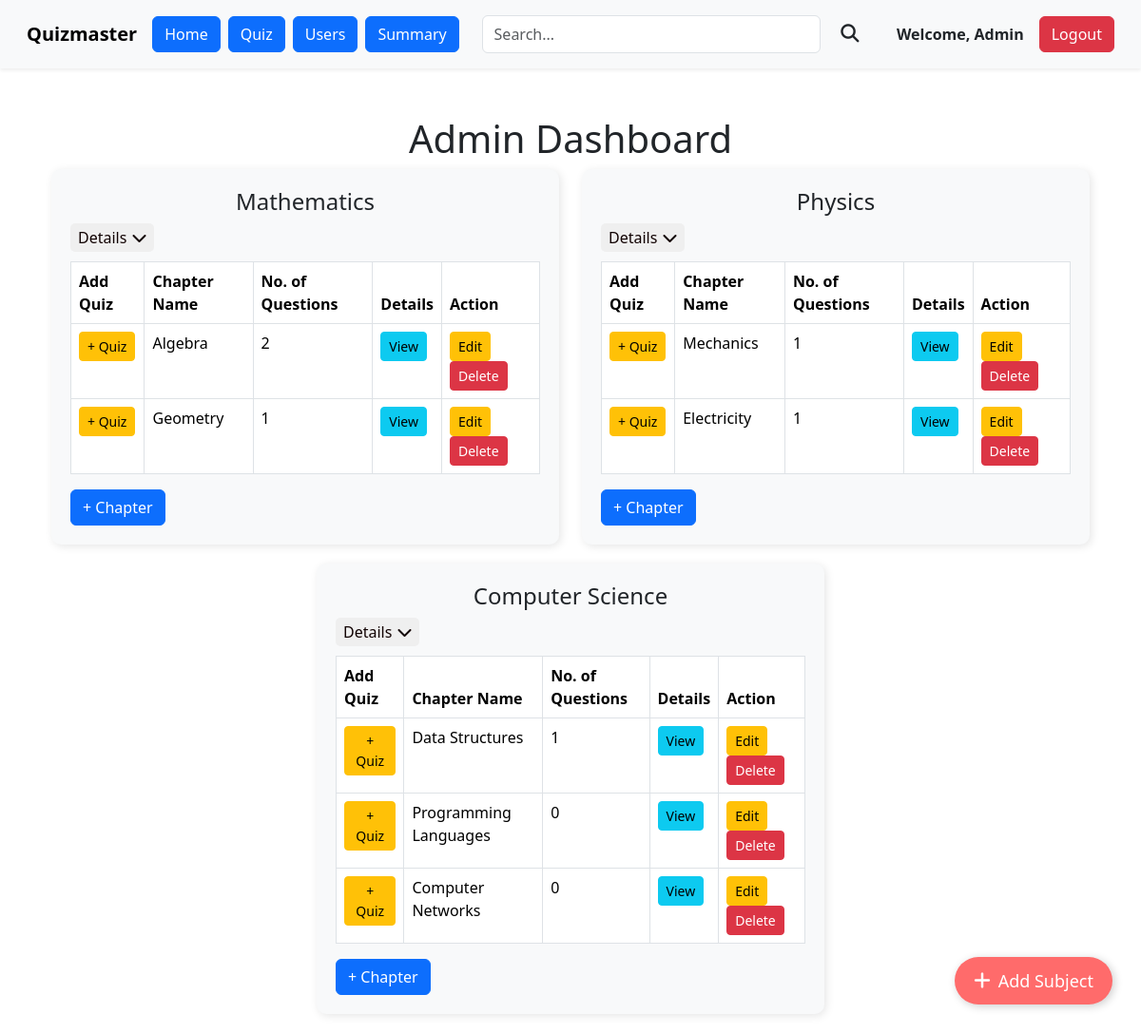
The app's page /admin/dashboard (signed in) with its own data.
### models.py (models this page shows)
class Subject(db.Model):
    id=db.Column(db.Integer, primary_key=True)
    name=db.Column(db.String(32), unique=True)
    Description=db.Column(db.String(256), nullable=False)
    category=db.Column(db.String(32), nullable=True)
    chapters = db.relationship('Chapter', backref='subject', lazy=True)
    quizzes = db.relationship('Quiz', backref='subject', lazy=True)

class Chapter(db.Model):
    id=db.Column(db.Integer, primary_key=True)
    name=db.Column(db.String(32), unique=True)
    Description=db.Column(db.String(256), nullable=True)
    no_of_questions=db.Column(db.Integer, nullable=True)
    subject_id=db.Column(db.Integer, db.ForeignKey('subject.id'), nullable=False)
    quizzes = db.relationship('Quiz', backref='chapter', lazy=True)
    questions = db.relationship('Questions', backref='chapter', lazy=True)

### routes.py (the view)
@app.route('/admin/dashboard')
@admin_required
@auth_required
def admin_dashboard():
    subjects = Subject.query.all()
    chapters = Chapter.query.all()
    for chapter in chapters:
        question_count = Questions.query.filter(Questions.chapter_id == chapter.id).count()
        chapter.no_of_questions = question_count
    db.session.commit()
    if not subjects:
        flash('No subjects found, click + to add subjects')
    return render_template('/admin/admin_dashboard.html', subjects=subjects, chapters=chapters)

### routes.py (called while the page is built)
def auth_required(f):
    @wraps(f)
    def inner(*args, **kwargs):
        if 'user_id' not in session:
            flash('please login to continue')
            return redirect(url_for('login'))
        return f(*args, **kwargs)
    return inner

def admin_required(f):
    @wraps(f)
    def inner(*args, **kwargs):
        if 'user_id' not in session:
            flash('please login to continue')
            return redirect(url_for('login'))
        user=User.query.get(session['user_id'])
        if user.is_admin!=True:
            flash('You are not authorized to view this page')
            return redirect(url_for('index'))
        return f(*args, **kwargs)
    return inner

### templates/admin/admin_dashboard.html (shortened to what this page needs)
{% extends 'admin/admin_layout.html' %}
{% block content %}
<div class="container">
    <h1>Admin Dashboard</h1>
    <div class="row">
        {% for subject in subjects %}
        <div class="col-md-6">
            <div class="subject-tile">
                <h4>{{ subject.name }}</h4>
                <button class="details-btn" onclick="toggleDetails(this)">
                    Details <i class="fas fa-chevron-down"></i>
                </button>
                <table class="table table-bordered">
                    <thead>
                        <tr>
                            <th>Add Quiz</th>
                            <th>Chapter Name</th>
                            <th>No. of Questions</th>
                            <th>Details</th>
                            <th>Action</th>
                        </tr>
                    </thead>
                    <tbody>
                        {% for chapter in subject.chapters %}
                        <tr>
                            <td><a href="{{ url_for('add_quiz', chapter_id = chapter.id) }}" class="btn btn-sm btn-warning">+ Quiz</a></td>
                            <td>{{ chapter.name }}</td>
                            <td>{{ chapter.no_of_questions }}</td>
                            <td> <a href="{{ url_for('view_chapter', chapter_id = chapter.id) }}" class="btn btn-sm btn-info">View</a></td>
                            <td>
                                <a href="{{ url_for('edit_chapter', chapter_id = chapter.id) }}" class="btn btn-sm btn-warning">Edit</a>
                                <form action="{{ url_for('delete_chapter', chapter_id=chapter.id) }}" method="POST" style="display: inline;">
                                  <button type="submit" class="btn btn-sm btn-danger">Delete</button>
                                </form>
                            </td>
                        </tr>
                        {% endfor %}
                    </tbody>
                </table>
                    <a href="/admin/manage_chapter/{{ subject.id }}" class="btn btn-primary" id="chapter_btn">+ Chapter</a>
            </div>
        </div>
        {% endfor %}
    </div>
</div>
<a href="{{ url_for('add_subject') }}" class="add-subject-btn d-flex align-items-center">
    <i class="fas fa-plus me-2"></i> Add Subject
</a>
{% endblock %}

### templates/admin/admin_dashboard.html (style rules this page uses)
h1 { text-align: center; color: #321710; font-size: 3rem; margin-bottom: 20px; }
.subject-tile { background: #f8f9fa; border-radius: 10px; padding: 20px; box-shadow: 2px 2px 10px rgba(0, 0, 0, 0.1); margin-bottom: 20px; }
.add-subject-btn { width: 50px; height: 50px; border-radius: 50%; background-color: #ff6b6b; color: white; font-size: 24px; display: flex; align-items: center; justify-content: center; position: fixed; bottom: 30px; right: 30px; box-shadow: 2px 2px 10px rgba(0, 0, 0, 0.2); cursor: pointer; }
h4 { color: #321710; font-size: 1.5rem; margin-bottom: 20px; text-align: center; }
.details-btn { color: rgb(17, 2, 2); border: none; padding: 3px 8px; border-radius: 5px; cursor: pointer; display: flex; align-items: center; justify-content: center; margin-bottom: 10px; }
.details-btn i { margin-left: 5px; }
.container { margin-top: 50px; max-width: 1200px; min-width: 1000px; }
.row { display: flex; flex-wrap: wrap; justify-content: center; }
.add-subject-btn { width: auto; height: 50px; border-radius: 25px; background-color: #ff6b6b; color: white; font-size: 18px; display: flex; align-items: center; justify-content: center; position: fixed; bottom: 30px; right: 30px; padding: 0 20px; box-shadow: 2px 2px 10px rgba(0, 0, 0, 0.2); cursor: pointer; text-decoration: none; transition: background-color 0.3s ease, transform 0.2s ease; }
.add-subject-btn i { font-size: 20px; }

### records on screen
Subject: name "Mathematics"
Chapter: name "Algebra", no_of_questions "2"
Chapter: name "Geometry", no_of_questions "1"
Subject: name "Physics"
Chapter: name "Mechanics", no_of_questions "1"
Chapter: name "Electricity", no_of_questions "1"
Subject: name "Computer Science"
Chapter: name "Data Structures", no_of_questions "1"
Chapter: name "Programming Languages", no_of_questions "0"
Chapter: name "Computer Networks", no_of_questions "0"
